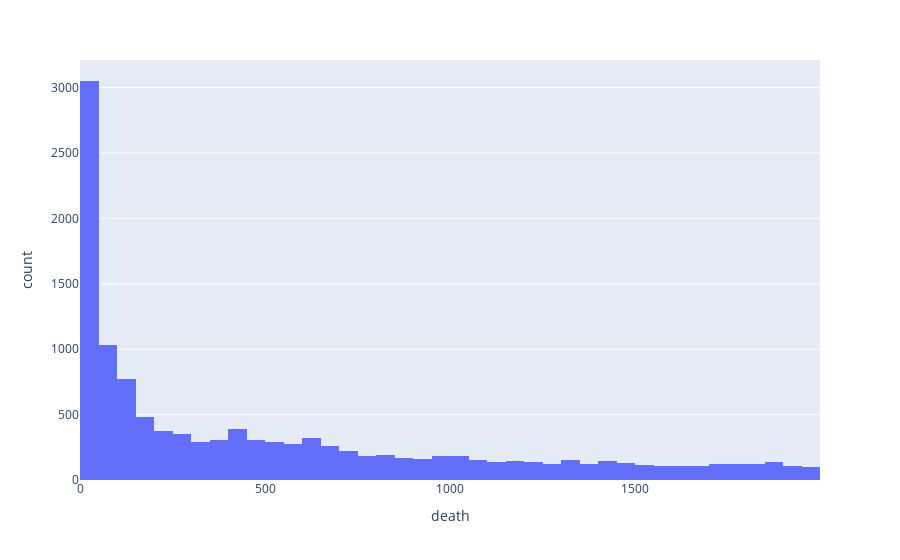

The code cell stored with this chart in its notebook:
### Markdown cell above
Make some sort of graph using columns in your data.

### Code cell
mask = DF['death'] < 2000
DF = DF[mask]
fig = px.histogram(DF,
                    x='death',
                   )


fig.show()

### Figure 1 — Plotly figure (JSON) as saved in the notebook; plotly's stock layout.template omitted (floating-point values rounded to 4 significant figures; data arrays with more than 128 entries replaced by an {"elided": "..."} marker saying what was removed)
{"data": [{"alignmentgroup": "True", "bingroup": "x", "hovertemplate": "death=%{x}<br>count=%{y}<extra></extra>", "legendgroup": "", "marker": {"color": "#636efa", "pattern": {"shape": ""}}, "name": "", "offsetgroup": "", "orientation": "v", "showlegend": false, "type": "histogram", "x": {"elided": "12180 int values"}, "xaxis": "x", "yaxis": "y"}], "layout": {"autosize": true, "barmode": "relative", "legend": {"tracegroupgap": 0}, "margin": {"t": 60}, "xaxis": {"anchor": "y", "autorange": true, "domain": [0, 1], "range": [-0.5, 2000.0], "title": {"text": "death"}, "type": "linear"}, "yaxis": {"anchor": "x", "autorange": true, "domain": [0, 1], "range": [0, 3211.0], "title": {"text": "count"}}}}
